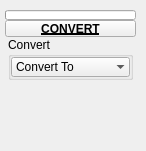
<?xml version="1.0" encoding="UTF-8"?>
<ui version="4.0">
 <class>QtUi</class>
 <widget class="QMainWindow" name="QtUi">
  <property name="enabled">
   <bool>true</bool>
  </property>
  <property name="geometry">
   <rect>
    <x>0</x>
    <y>0</y>
    <width>146</width>
    <height>151</height>
   </rect>
  </property>
  <property name="minimumSize">
   <size>
    <width>0</width>
    <height>0</height>
   </size>
  </property>
  <property name="maximumSize">
   <size>
    <width>999</width>
    <height>999</height>
   </size>
  </property>
  <property name="windowTitle">
   <string>Toolkit</string>
  </property>
  <property name="tabShape">
   <enum>QTabWidget::Triangular</enum>
  </property>
  <property name="dockNestingEnabled">
   <bool>true</bool>
  </property>
  <property name="dockOptions">
   <set>QMainWindow::AllowNestedDocks|QMainWindow::AllowTabbedDocks|QMainWindow::AnimatedDocks|QMainWindow::ForceTabbedDocks</set>
  </property>
  <widget class="QWidget" name="mainWindow">
   <widget class="QWidget" name="layoutWidget_2">
    <property name="geometry">
     <rect>
      <x>5</x>
      <y>10</y>
      <width>131</width>
      <height>122</height>
     </rect>
    </property>
    <layout class="QGridLayout" name="gridLayout_2">
     <property name="spacing">
      <number>0</number>
     </property>
     <item row="0" column="1" colspan="2">
      <widget class="ProgressBar" name="progressBar">
       <property name="sizePolicy">
        <sizepolicy hsizetype="Ignored" vsizetype="Fixed">
         <horstretch>0</horstretch>
         <verstretch>0</verstretch>
        </sizepolicy>
       </property>
       <property name="minimumSize">
        <size>
         <width>0</width>
         <height>10</height>
        </size>
       </property>
       <property name="maximumSize">
        <size>
         <width>16777215</width>
         <height>10</height>
        </size>
       </property>
       <property name="value">
        <number>0</number>
       </property>
       <property name="textVisible">
        <bool>false</bool>
       </property>
      </widget>
     </item>
     <item row="2" column="1" colspan="2">
      <layout class="QHBoxLayout" name="horizontalLayout">
       <item>
        <layout class="QVBoxLayout" name="verticalLayout">
         <property name="spacing">
          <number>0</number>
         </property>
         <item>
          <widget class="QGroupBox" name="groupBox">
           <property name="minimumSize">
            <size>
             <width>125</width>
             <height>0</height>
            </size>
           </property>
           <property name="maximumSize">
            <size>
             <width>125</width>
             <height>999</height>
            </size>
           </property>
           <property name="title">
            <string>Convert</string>
           </property>
           <layout class="QVBoxLayout" name="verticalLayout_2">
            <property name="spacing">
             <number>0</number>
            </property>
            <property name="leftMargin">
             <number>0</number>
            </property>
            <property name="topMargin">
             <number>0</number>
            </property>
            <property name="rightMargin">
             <number>0</number>
            </property>
            <property name="bottomMargin">
             <number>0</number>
            </property>
            <item>
             <widget class="ComboBox" name="cmb001">
              <property name="minimumSize">
               <size>
                <width>0</width>
                <height>20</height>
               </size>
              </property>
              <property name="maximumSize">
               <size>
                <width>999</width>
                <height>20</height>
               </size>
              </property>
              <property name="maxVisibleItems">
               <number>40</number>
              </property>
              <property name="sizeAdjustPolicy">
               <enum>QComboBox::AdjustToContentsOnFirstShow</enum>
              </property>
              <property name="frame">
               <bool>false</bool>
              </property>
              <item>
               <property name="text">
                <string>Convert To</string>
               </property>
              </item>
             </widget>
            </item>
           </layout>
          </widget>
         </item>
         <item>
          <spacer name="verticalSpacer">
           <property name="orientation">
            <enum>Qt::Vertical</enum>
           </property>
           <property name="sizeHint" stdset="0">
            <size>
             <width>20</width>
             <height>40</height>
            </size>
           </property>
          </spacer>
         </item>
        </layout>
       </item>
      </layout>
     </item>
     <item row="1" column="1" colspan="2">
      <widget class="PushButtonDraggable" name="draggable_header">
       <property name="minimumSize">
        <size>
         <width>19</width>
         <height>17</height>
        </size>
       </property>
       <property name="maximumSize">
        <size>
         <width>999</width>
         <height>17</height>
        </size>
       </property>
       <property name="font">
        <font>
         <weight>75</weight>
         <bold>true</bold>
         <underline>true</underline>
        </font>
       </property>
       <property name="text">
        <string>CONVERT</string>
       </property>
       <property name="checkable">
        <bool>true</bool>
       </property>
      </widget>
     </item>
    </layout>
   </widget>
  </widget>
 </widget>
 <customwidgets>
  <customwidget>
   <class>PushButtonDraggable</class>
   <extends>QPushButton</extends>
   <header>widgets.pushbuttondraggable.h</header>
  </customwidget>
  <customwidget>
   <class>ProgressBar</class>
   <extends>QProgressBar</extends>
   <header>widgets.progressbar.h</header>
  </customwidget>
  <customwidget>
   <class>ComboBox</class>
   <extends>QComboBox</extends>
   <header>widgets.combobox.h</header>
  </customwidget>
 </customwidgets>
 <resources/>
 <connections/>
 <designerdata>
  <property name="gridDeltaX">
   <number>5</number>
  </property>
  <property name="gridDeltaY">
   <number>5</number>
  </property>
  <property name="gridSnapX">
   <bool>true</bool>
  </property>
  <property name="gridSnapY">
   <bool>true</bool>
  </property>
  <property name="gridVisible">
   <bool>true</bool>
  </property>
 </designerdata>
</ui>
